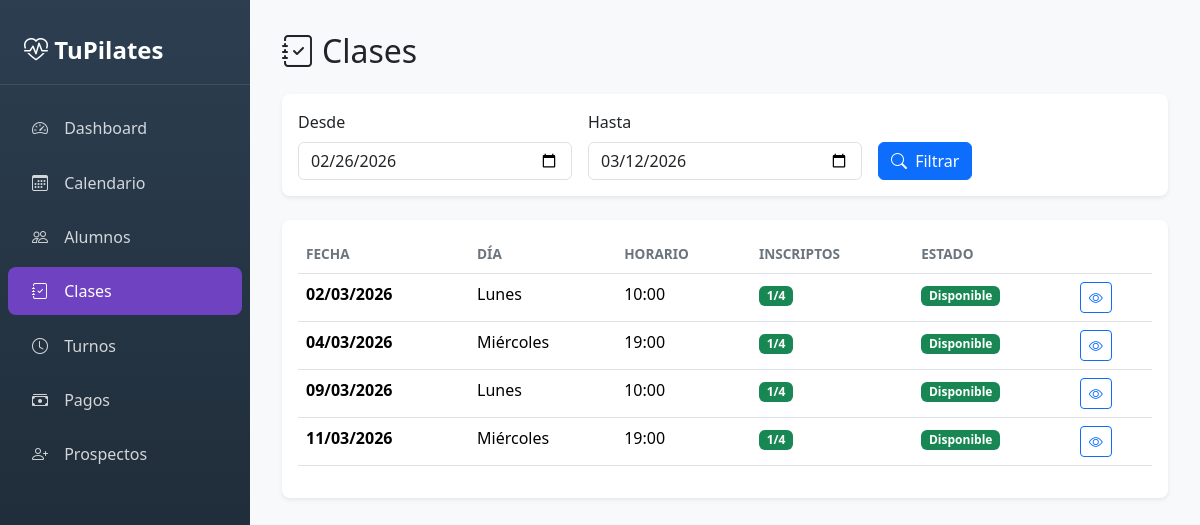
/panel/clases/, run on the app's committed database.
### Pilapp/models.py (models this page shows, shortened)
class Clase(models.Model):
    id_clase = models.AutoField(primary_key=True)
    id_instructor = models.ForeignKey(Instructor, on_delete=models.CASCADE)
    id_turno = models.ForeignKey(Turno, on_delete=models.CASCADE)
    fecha = models.DateField()

class Turno(models.Model):
    DIAS_CHOICES = [
        ('Lunes', 'Lunes'),
        ('Martes', 'Martes'),
        ('Miércoles', 'Miércoles'),
        ('Jueves', 'Jueves'),
        ('Viernes', 'Viernes'),
        ('Sábado', 'Sábado'),
    ]
    id_turno = models.AutoField(primary_key=True)
    horario = models.TimeField()
    dia = models.CharField(max_length=10, choices=DIAS_CHOICES)

### Pilapp/views_panel.py (the view)
def panel_clases(request):
    fecha_desde = request.GET.get('desde')
    fecha_hasta = request.GET.get('hasta')
    hoy = timezone.localdate()
    if not fecha_desde:
        fecha_desde = hoy  # ← Cambiar a HOY
    else:
        fecha_desde = datetime.strptime(fecha_desde, '%Y-%m-%d').date()
    if not fecha_hasta:
        fecha_hasta = hoy + timedelta(days=14)  # ← Mostrar 2 semanas futuras
    else:
        fecha_hasta = datetime.strptime(fecha_hasta, '%Y-%m-%d').date()
    clases = Clase.objects.filter(
        fecha__gte=fecha_desde,
        fecha__lte=fecha_hasta
    ).select_related('id_turno').annotate(
        total_regulares=Count('alumnoclase'),
        total_ocasionales=Count('alumnoclaseocasional')
    ).order_by('fecha', 'id_turno__horario')
    for c in clases:
        c.total = c.total_regulares + c.total_ocasionales
    return render(request, "admin_panel/clases/lista.html", {
        "clases": clases,
        "fecha_desde": fecha_desde,
        "fecha_hasta": fecha_hasta,
    })

### Pilapp/templates/admin_panel/clases/lista.html (shortened to what this page needs)
{% extends 'admin_panel/base.html' %}
{% block content %}
<div class="d-flex justify-content-between align-items-center mb-4">
    <h2 class="mb-0"><i class="bi bi-journal-check me-2"></i>Clases</h2>
</div>
<div class="card mb-4">
    <div class="card-body">
        <form method="get" class="row g-3">
            <div class="col-md-4">
                <label class="form-label">Desde</label>
                <input type="date" name="desde" class="form-control" value="{{ fecha_desde|date:'Y-m-d' }}">
            </div>
            <div class="col-md-4">
                <label class="form-label">Hasta</label>
                <input type="date" name="hasta" class="form-control" value="{{ fecha_hasta|date:'Y-m-d' }}">
            </div>
            <div class="col-md-4 d-flex align-items-end">
                <button type="submit" class="btn btn-primary">
                    <i class="bi bi-search me-1"></i> Filtrar
                </button>
            </div>
        </form>
    </div>
</div>
<div class="card">
    <div class="card-body">
        {% if clases %}
        <div class="table-responsive">
            <table class="table table-hover">
                <thead>
                    <tr>
                        <th>Fecha</th>
                        <th>Día</th>
                        <th>Horario</th>
                        <th>Inscriptos</th>
                        <th>Estado</th>
                        <th></th>
                    </tr>
                </thead>
                <tbody>
                    {% for clase in clases %}
                    <tr>
                        <td><strong>{{ clase.fecha|date:"d/m/Y" }}</strong></td>
                        <td>{{ clase.id_turno.dia }}</td>
                        <td>{{ clase.id_turno.horario|time:"H:i" }}</td>
                        <td>
                            <span class="badge
                                {% if clase.total >= 4 %}
                                    bg-danger
                                {% elif clase.total >= 2 %}
                                    bg-warning
                                {% else %}
                                    bg-success
                                {% endif %}
                            ">
                                {{ clase.total }}/4
                            </span>
                        </td>
                        <td>
                            {% if clase.total >= 4 %}
                                <span class="badge bg-danger badge-estado">Lleno</span>
                            {% elif clase.total == 0 %}
                                <span class="badge bg-secondary badge-estado">Vacío</span>
                            {% else %}
                                <span class="badge bg-success badge-estado">Disponible</span>
                            {% endif %}
                        </td>
                        <td>
                            <a href="{% url 'panel_clase_detalle' clase.id_clase %}"
                            class="btn btn-sm btn-outline-primary">
                                <i class="bi bi-eye"></i>
                            </a>
                        </td>
                    </tr>
                    {% endfor %}
                </tbody>
            </table>
        </div>
        {% else %}
        <p class="text-muted text-center py-4 mb-0">
            No hay clases en el rango seleccionado
        </p>
        {% endif %}
    </div>
</div>
{% endblock %}

### Pilapp/templates/admin_panel/base.html (style rules this page uses)
:root { --sidebar-width: 250px; --primary-color: #6f42c1; --secondary-color: #e9ecef; }
body { min-height: 100vh; background-color: #f8f9fa; }
.card { border: none; box-shadow: 0 0.125rem 0.25rem rgba(0,0,0,0.075); border-radius: 0.5rem; }
.table th { font-weight: 600; color: #6c757d; font-size: 0.85rem; text-transform: uppercase; }
.badge-estado { font-size: 0.75rem; padding: 0.35em 0.65em; }

### data on the page
Clase: fecha "02/03/2026", id_turno.dia "Lunes", id_turno.horario "10:00", total "1", shows "Disponible"
Clase: fecha "04/03/2026", id_turno.dia "Miércoles", id_turno.horario "19:00", total "1", shows "Disponible"
Clase: fecha "09/03/2026", id_turno.dia "Lunes", id_turno.horario "10:00", total "1", shows "Disponible"
Clase: fecha "11/03/2026", id_turno.dia "Miércoles", id_turno.horario "19:00", total "1", shows "Disponible"
